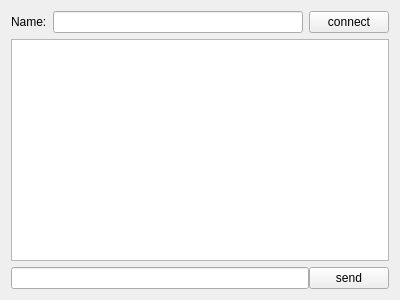
<?xml version="1.0" encoding="UTF-8"?>
<ui version="4.0">
 <class>message</class>
 <widget class="QWidget" name="message">
  <property name="geometry">
   <rect>
    <x>0</x>
    <y>0</y>
    <width>400</width>
    <height>300</height>
   </rect>
  </property>
  <property name="windowTitle">
   <string>Form</string>
  </property>
  <layout class="QVBoxLayout" name="verticalLayout_2">
   <item>
    <layout class="QVBoxLayout" name="verticalLayout">
     <item>
      <layout class="QHBoxLayout" name="horizontalLayout_2">
       <item>
        <widget class="QLabel" name="label">
         <property name="text">
          <string>Name:</string>
         </property>
        </widget>
       </item>
       <item>
        <widget class="QLineEdit" name="host"/>
       </item>
       <item>
        <widget class="QPushButton" name="connect">
         <property name="text">
          <string>connect</string>
         </property>
        </widget>
       </item>
      </layout>
     </item>
     <item>
      <widget class="QTextBrowser" name="textBrowser"/>
     </item>
     <item>
      <layout class="QHBoxLayout" name="horizontalLayout">
       <property name="spacing">
        <number>0</number>
       </property>
       <item>
        <widget class="QLineEdit" name="chat"/>
       </item>
       <item>
        <widget class="QPushButton" name="send">
         <property name="text">
          <string>send</string>
         </property>
        </widget>
       </item>
      </layout>
     </item>
    </layout>
   </item>
  </layout>
 </widget>
 <resources/>
 <connections/>
</ui>
